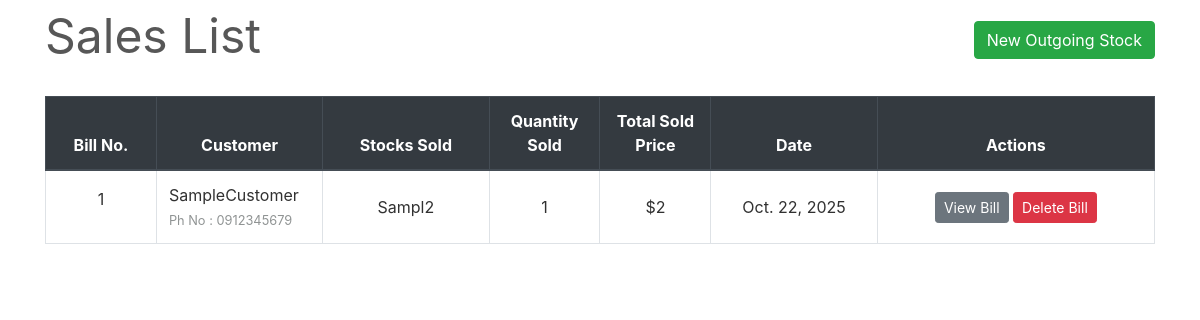
Page /transactions/sales/ on the committed database.
### transactions/models.py (models this page shows, shortened)
class SaleBill(models.Model):
    billno = models.AutoField(primary_key=True)
    time = models.DateTimeField(auto_now=True)
    name = models.CharField(max_length=150)
    phone = models.CharField(max_length=12)
    address = models.CharField(max_length=200)
    email = models.EmailField(max_length=254)
    gstin = models.CharField(max_length=15)
    def get_items_list(self):
        return SaleItem.objects.filter(billno=self)
    def get_total_price(self):
        saleitems = SaleItem.objects.filter(billno=self)
        total = 0
        for item in saleitems:
            total += item.totalprice
        return total

class SaleItem(models.Model):
    billno = models.ForeignKey(SaleBill, on_delete = models.CASCADE, related_name='salebillno')
    stock = models.ForeignKey(Stock, on_delete = models.CASCADE, related_name='saleitem')
    quantity = models.IntegerField(default=1)
    perprice = models.IntegerField(default=1)
    totalprice = models.IntegerField(default=1)

### inventory/models.py (models this page shows, shortened)
class Stock(models.Model):
    id = models.AutoField(primary_key=True)
    name = models.CharField(max_length=30, unique=True)
    quantity = models.IntegerField(default=1)
    is_deleted = models.BooleanField(default=False)

### transactions/views.py (the view)
# urls.py: path('sales/', views.SaleView.as_view(), name='sales-list'),
class SaleView(ListView):
    model = SaleBill
    template_name = "sales/sales_list.html"
    context_object_name = 'bills'
    ordering = ['-time']
    paginate_by = 10

### transactions/templates/sales/sales_list.html (shortened to what this page needs)
{% extends "base.html" %}
{% load widget_tweaks %}
{% block content %}
    <div class="row" style="color: #575757; font-style: bold; font-size: 3rem;">
        <div class="col-md-8">Sales List</div>
        <div class="col-md-4">
            <div style="float:right;"> <a class="btn btn-success" href="{% url 'new-sale' %}">New Outgoing Stock</a> </div>
        </div>
    </div>
    <br>
    <table class="table table-css table-bordered table-hover">
        <thead class="thead-dark align-middle">
            <tr>
                <th width="10%">Bill No.</th>
                <th width="15%">Customer</th>
                <th width="15%">Stocks Sold</th>
                <th width="10%">Quantity Sold</th>
                <th width="10%">Total Sold Price</th>
                <th width="15%">Date</th>
                <th width="25%">Actions</th>
            </tr>
        </thead>
{% if bills %}
        <tbody>
            {% for sale in bills %}
            <tr>
                <td class="align-middle"> <p>{{ sale.billno }}</p> </td>
                <td class=""> {{ sale.name }} <br> <small style="color: #909494">Ph No : {{ sale.phone }}</small> </td>
                <td class="align-middle">{% for item in sale.get_items_list %} {{ item.stock.name }} <br> {% endfor %}</td>
                <td class="align-middle">{% for item in sale.get_items_list %} {{ item.quantity }} <br> {% endfor %}</td>
                <td class="align-middle">${{ sale.get_total_price }}</td>
                <td class="align-middle">{{ sale.time.date }}</td>
                <td class="align-middle"> <a href="{% url 'sale-bill' sale.billno %}" class="btn btn-secondary btn-sm">View Bill</a> <a href="{% url 'delete-sale' sale.pk %}" class="btn btn-danger btn-sm">Delete Bill</a> </td>
            </tr>
            {% endfor %}
        </tbody>
    </table>
{% else %}
        <tbody></tbody>
    </table>
    <br><br><br><br><br><br><br><br>
    <div style="color: #575757; font-style: bold; font-size: 1.5rem; text-align: center;">The records are empty. Please try adding some.</div>
{% endif %}
{% endblock content %}

### homepage/static/css/main.css (style rules this page uses)
body, html { height: 100%; }
p { color: rgb(49, 49, 49); }
a { color: #55b159; }
.table-css { color: #313131; }
.align-middle { text-align: center; }

### rows in the picture
SaleBill: billno "1", name "SampleCustomer", phone "0912345679", get_total_price "2", time "Oct. 22, 2025"
SaleItem: stock.name "Sampl2", quantity "1"
